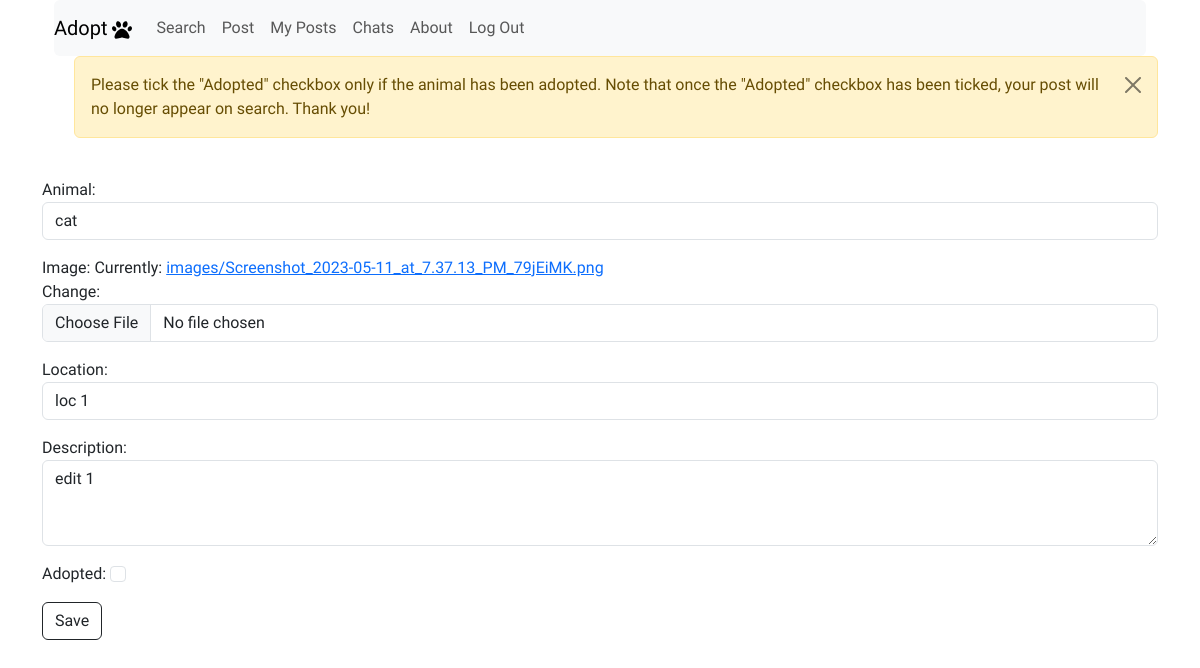
The page /3/edit/ (signed in) on the database its author committed.
### upload/models.py (models this page shows)
class upload_img(models.Model):
    dateTime = models.DateField(auto_now=True)
    user = models.ForeignKey(User, on_delete=models.CASCADE, default=None)
    animal = models.CharField(max_length=15)
    image = models.ImageField(upload_to='images')
    location = models.CharField(max_length=50)
    description = models.CharField(max_length=200)
    adopted = models.BooleanField(default=False)

### myPosts/views.py (the view)
# urls.py: path('<int:post_id>/edit/', edit_view, name='edit')
@login_required
def edit_view(request, post_id):
    post = get_object_or_404(models.upload_img, id=post_id)
    if request.method == "POST":
        form = edit_form(request.POST, instance=post)
        if form.is_valid():
            form.save()
            return redirect('/my posts/')
    else:
        form = edit_form(instance=post)
        messages.error(request, "Please tick the \"Adopted\" checkbox only if the animal has been adopted. Note that once the \"Adopted\" checkbox has been ticked, your post will no longer appear on search. Thank you!")
        return render(request, 'post/editPost.html', {'form': form})

### myPosts/forms.py
class edit_form(ModelForm):
    class Meta:
        model = models.upload_img
        exclude = ["user", "dateTime"]
        widgets = {
            'animal': forms.TextInput(attrs={'class': 'form-control'}),
            'image': forms.ClearableFileInput(attrs={'class': 'form-control'}),
            'location': forms.TextInput(attrs={'class': 'form-control'}),
            'description': forms.Textarea(attrs={'class': 'form-control', 'rows': 3}),
            'adopted': forms.CheckboxInput(attrs={'class': 'form-check-input'}),
        }

### templates/post/editPost.html (shortened to what this page needs)
{% extends 'base.html' %}
{% block content %}
    <form method="post">
        {{ form.as_p }}
        <button type="submit" class="btn btn-outline-dark">Save</button>
    </form>
{% endblock %}

### static/css/styles.css (style rules this page uses)
body { font-family: 'Nanum Myeongjo', serif; }

### rows shown on the page
upload_img: animal "cat", location "loc 1", description "edit 1"

### other values the page prints
{{ message }} "Please tick the \"Adopted\" checkbox only if the animal has been adopted. Note that once the \"Adopted\" checkbox has been ticked, your post will no longer appear on search. Thank you!"
